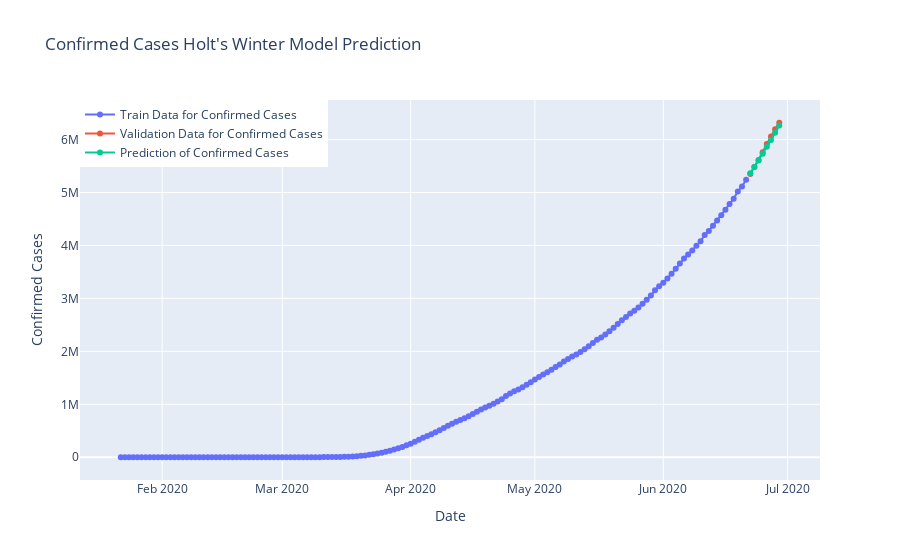

Source (notebook cell):
### Code cell
fig = go.Figure()
fig.add_trace(go.Scatter(x=model_train.index, y=model_train['Confirmed'],
                        mode='lines+markers', name='Train Data for Confirmed Cases'))
fig.add_trace(go.Scatter(x=valid.index, y=valid['Confirmed'],
                        mode='lines+markers', name='Validation Data for Confirmed Cases'))
fig.add_trace(go.Scatter(x=valid.index, y=y_pred["Holt's Winter Model"],
                        mode='lines+markers', name='Prediction of Confirmed Cases'))
fig.update_layout(title="Confirmed Cases Holt's Winter Model Prediction",
                 xaxis_title='Date', yaxis_title='Confirmed Cases', 
                 legend= dict(x=0,y=1, traceorder='normal'))

fig.show()

### Figure 1 — Plotly figure (JSON) as saved in the notebook; plotly's stock layout.template omitted (floating-point values rounded to 4 significant figures; data arrays with more than 128 entries replaced by an {"elided": "..."} marker saying what was removed)
{"data": [{"mode": "lines+markers", "name": "Train Data for Confirmed Cases", "type": "scatter", "x": {"elided": "152 str values"}, "y": {"elided": "152 int values"}}, {"mode": "lines+markers", "name": "Validation Data for Confirmed Cases", "type": "scatter", "x": ["2020-06-22T00:00:00", "2020-06-23T00:00:00", "2020-06-24T00:00:00", "2020-06-25T00:00:00", "2020-06-26T00:00:00", "2020-06-27T00:00:00", "2020-06-28T00:00:00", "2020-06-29T00:00:00"], "y": [5352442, 5483086, 5616298, 5760433, 5915653, 6060407, 6195210, 6318149]}, {"mode": "lines+markers", "name": "Prediction of Confirmed Cases", "type": "scatter", "x": ["2020-06-22T00:00:00", "2020-06-23T00:00:00", "2020-06-24T00:00:00", "2020-06-25T00:00:00", "2020-06-26T00:00:00", "2020-06-27T00:00:00", "2020-06-28T00:00:00", "2020-06-29T00:00:00"], "y": [5363000.0, 5483000.0, 5607000.0, 5734000.0, 5863000.0, 5994000.0, 6128000.0, 6264000.0]}], "layout": {"legend": {"traceorder": "normal", "x": 0, "y": 1}, "title": {"text": "Confirmed Cases Holt's Winter Model Prediction"}, "xaxis": {"title": {"text": "Date"}}, "yaxis": {"title": {"text": "Confirmed Cases"}}}}
